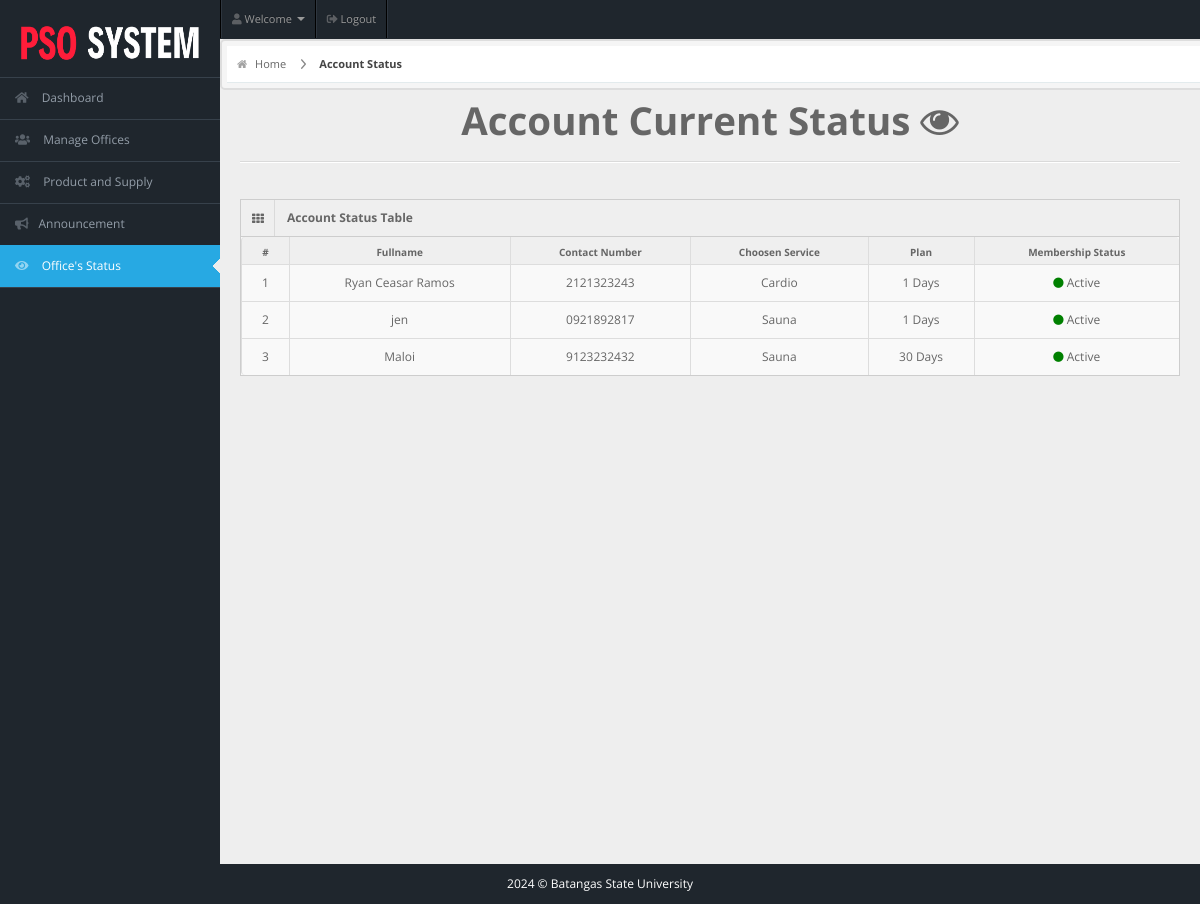
The app's page /staff/staff-pages/member-status.php (signed in), older data.
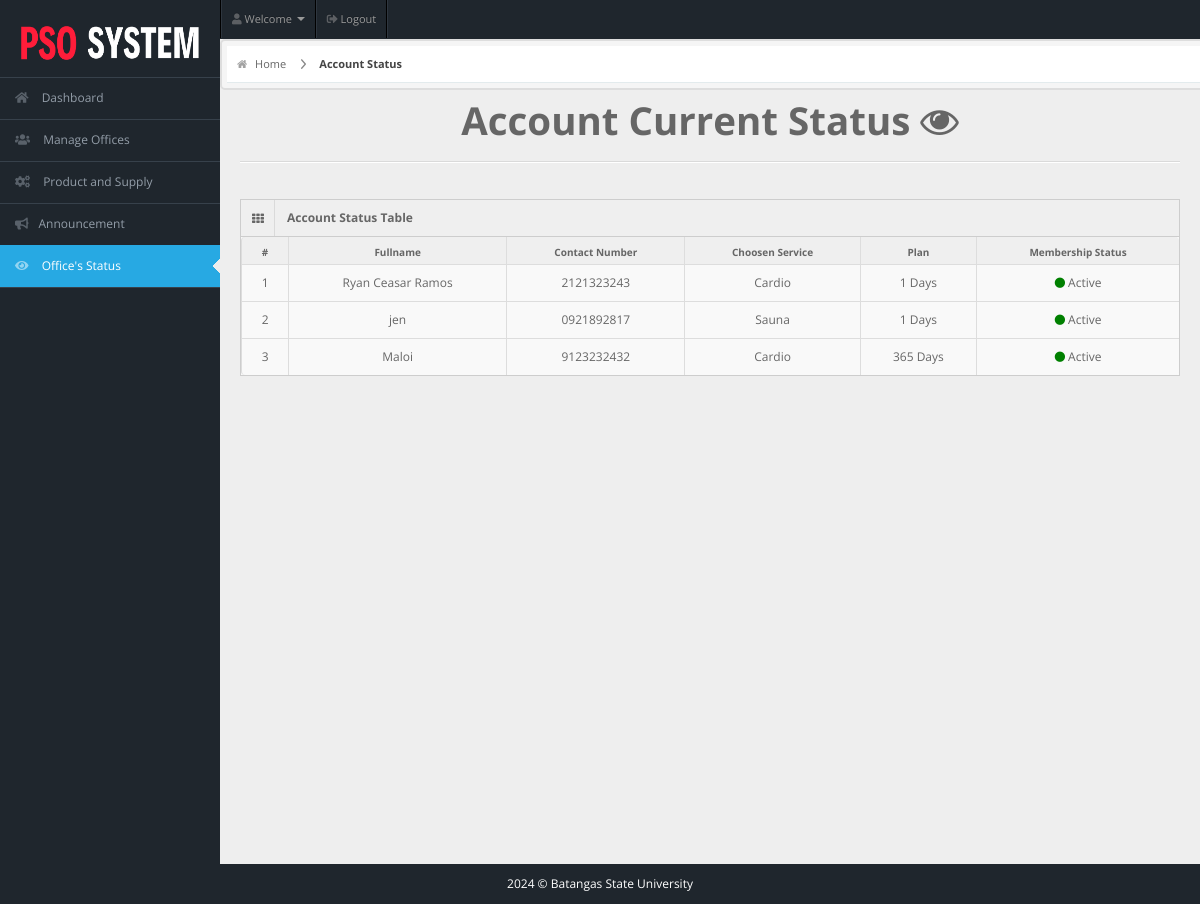
The same page, newer data.
### tables this page shows
CREATE TABLE IF NOT EXISTS `members` (
  `user_id` int NOT NULL AUTO_INCREMENT,
  `fullname` varchar(20) NOT NULL,
  `username` varchar(20) NOT NULL,
  `email` varchar(255) NOT NULL,
  `password` varchar(100) NOT NULL,
  `gender` varchar(20) NOT NULL,
  `dor` date NOT NULL,
  `profile_picture` varchar(255) DEFAULT NULL,
  `services` varchar(50) NOT NULL,
  `amount` int NOT NULL,
  `paid_date` date NOT NULL,
  `p_year` int NOT NULL,
  `plan` varchar(100) NOT NULL,
  `address` varchar(20) NOT NULL,
  `contact` varchar(10) NOT NULL,
  `status` varchar(20) NOT NULL DEFAULT 'Active',
  `attendance_count` int NOT NULL,
  `ini_weight` int NOT NULL DEFAULT '0',
  `curr_weight` int NOT NULL DEFAULT '0',
  `ini_bodytype` varchar(50) NOT NULL,
  `curr_bodytype` varchar(50) NOT NULL,
  `progress_date` date NOT NULL,
  `reminder` int NOT NULL DEFAULT '0',
  PRIMARY KEY (`user_id`)
);

### staff/staff-pages/member-status.php (the view, shortened to what this page needs)
<!DOCTYPE html>
<html lang="en">
<head>
  <link rel="stylesheet" href="../css/bootstrap.min.css" />
  <link rel="stylesheet" href="../css/bootstrap-responsive.min.css" />
  <link rel="stylesheet" href="../css/fullcalendar.css" />
  <link rel="stylesheet" href="../css/matrix-style.css" />
  <link rel="stylesheet" href="../css/matrix-media.css" />
  <link href="../font-awesome/css/font-awesome.css" rel="stylesheet" />
  <link rel="stylesheet" href="../css/jquery.gritter.css" />
  <link href="https://cdnjs.cloudflare.com/ajax/libs/font-awesome/5.15.4/css/all.min.css" rel="stylesheet">
</head>
<body>
  <?php include '../includes/header.php' ?>
  <?php $page = "membersts";
  include '../includes/sidebar.php' ?>
  <div id="content">
    <div id="content-header">
      <div id="breadcrumb"> <a href="index.php" title="Go to Home" class="tip-bottom"><i class="icon-home"></i> Home</a>
        <a href="#" class="current">Account Status</a>
      </div>
    </div>
    <div class="container-fluid">
      <h1 class="text-center">Account Current Status <i class="icon icon-eye-open"></i></h1>
      <hr>
      <div class="row-fluid">
        <div class="span12">
          <div class='widget-box'>
            <div class='widget-title'> <span class='icon'> <i class='icon-th'></i> </span>
              <h5>Account Status Table</h5>
            </div>
            <div class='widget-content nopadding'>
              <?php
              $qry = "select * from members";
              $cnt = 1;
              $result = mysqli_query($conn, $qry);
              echo "<table class='table table-bordered table-striped'>
              <thead>
                <tr>
                  <th>#</th>
                  <th>Fullname</th>
                  <th>Contact Number</th>
                  <th>Choosen Service</th>
                  <th>Plan</th>
                  <th>Membership Status</th>
                </tr>
              </thead>";
              while ($row = mysqli_fetch_array($result)) { ?>
                <tbody>
                  <td>
                    <div class='text-center'><?php echo $cnt; ?></div>
                  </td>
                  <td>
                    <div class='text-center'><?php echo $row['fullname']; ?></div>
                  </td>
                  <td>
                    <div class='text-center'><?php echo $row['contact']; ?></div>
                  </td>
                  <td>
                    <div class='text-center'><?php echo $row['services']; ?></div>
                  </td>
                  <td>
                    <div class='text-center'><?php echo $row['plan']; ?> Days</div>
                  </td>
                  <td>
                    <div class='text-center'><?php if ($row['status'] == 'Active') {
                                                echo '<i class="icon icon-circle" style="color:green;"></i> Active';
                                              } else {
                                                echo '<i class="icon icon-circle" style="color:red;"></i> Expired';
                                              } ?></div>
                  </td>
                </tbody>
              <?php $cnt++;
              }
              ?>
              </table>
            </div>
          </div>
        </div>
      </div>
    </div>
  </div>
  <?php
  include '../includes/footer.php';
  ?>
</body>
</html>

Row changes from the older to the newer data that the page shows:
changed members "Maloi": services "Sauna" → "Cardio"; plan "30" → "365"
